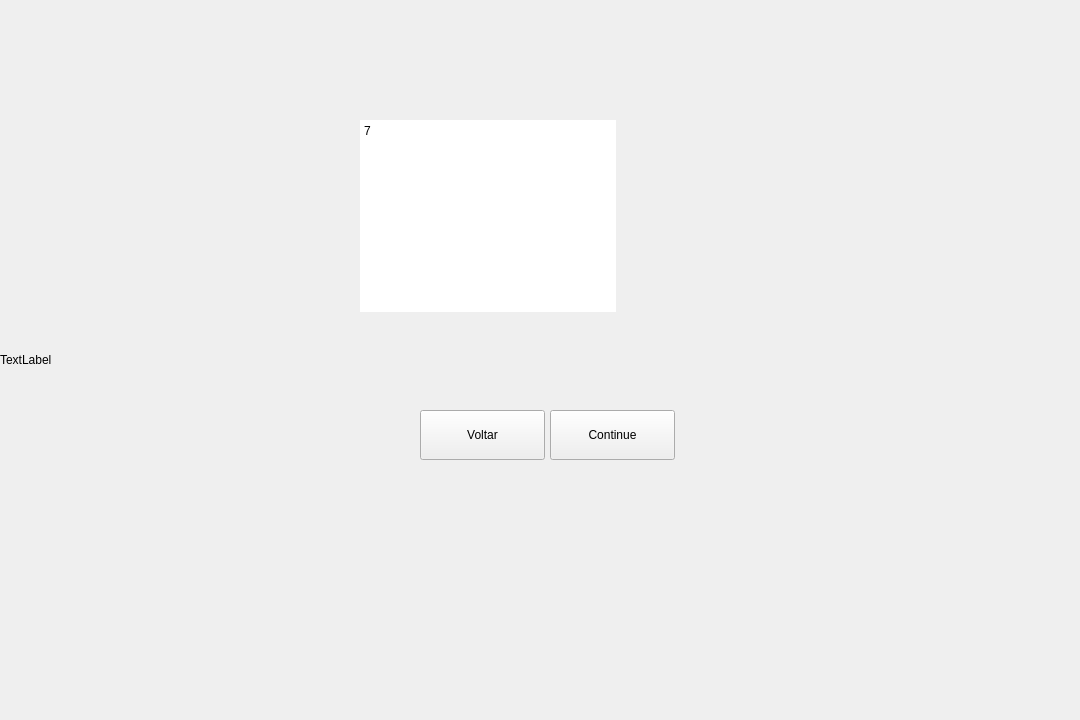
<?xml version="1.0" encoding="UTF-8"?>
<ui version="4.0">
 <class>SeventhWindow</class>
 <widget class="QMainWindow" name="SeventhWindow">
  <property name="geometry">
   <rect>
    <x>0</x>
    <y>0</y>
    <width>1080</width>
    <height>720</height>
   </rect>
  </property>
  <property name="windowTitle">
   <string>MainWindow</string>
  </property>
  <widget class="QWidget" name="centralwidget">
   <widget class="QPushButton" name="pushContinueButton">
    <property name="geometry">
     <rect>
      <x>550</x>
      <y>410</y>
      <width>125</width>
      <height>50</height>
     </rect>
    </property>
    <property name="text">
     <string>Continue</string>
    </property>
   </widget>
   <widget class="QPushButton" name="pushBackButton">
    <property name="geometry">
     <rect>
      <x>420</x>
      <y>410</y>
      <width>125</width>
      <height>50</height>
     </rect>
    </property>
    <property name="text">
     <string>Voltar</string>
    </property>
   </widget>
   <widget class="QLabel" name="label">
    <property name="geometry">
     <rect>
      <x>0</x>
      <y>0</y>
      <width>1080</width>
      <height>720</height>
     </rect>
    </property>
    <property name="text">
     <string>TextLabel</string>
    </property>
   </widget>
   <widget class="QTextBrowser" name="textBrowser">
    <property name="geometry">
     <rect>
      <x>360</x>
      <y>120</y>
      <width>256</width>
      <height>192</height>
     </rect>
    </property>
    <property name="frameShape">
     <enum>QFrame::NoFrame</enum>
    </property>
    <property name="html">
     <string>&lt;!DOCTYPE HTML PUBLIC &quot;-//W3C//DTD HTML 4.0//EN&quot; &quot;http://www.w3.org/TR/REC-html40/strict.dtd&quot;&gt;
&lt;html&gt;&lt;head&gt;&lt;meta name=&quot;qrichtext&quot; content=&quot;1&quot; /&gt;&lt;meta charset=&quot;utf-8&quot; /&gt;&lt;style type=&quot;text/css&quot;&gt;
p, li { white-space: pre-wrap; }
&lt;/style&gt;&lt;/head&gt;&lt;body style=&quot; font-family:'Segoe UI'; font-size:9pt; font-weight:400; font-style:normal;&quot;&gt;
&lt;p style=&quot; margin-top:0px; margin-bottom:0px; margin-left:0px; margin-right:0px; -qt-block-indent:0; text-indent:0px;&quot;&gt;7&lt;/p&gt;
&lt;p style=&quot;-qt-paragraph-type:empty; margin-top:0px; margin-bottom:0px; margin-left:0px; margin-right:0px; -qt-block-indent:0; text-indent:0px;&quot;&gt;&lt;br /&gt;&lt;/p&gt;&lt;/body&gt;&lt;/html&gt;</string>
    </property>
   </widget>
   <zorder>label</zorder>
   <zorder>textBrowser</zorder>
   <zorder>pushBackButton</zorder>
   <zorder>pushContinueButton</zorder>
  </widget>
 </widget>
 <resources/>
 <connections/>
</ui>
